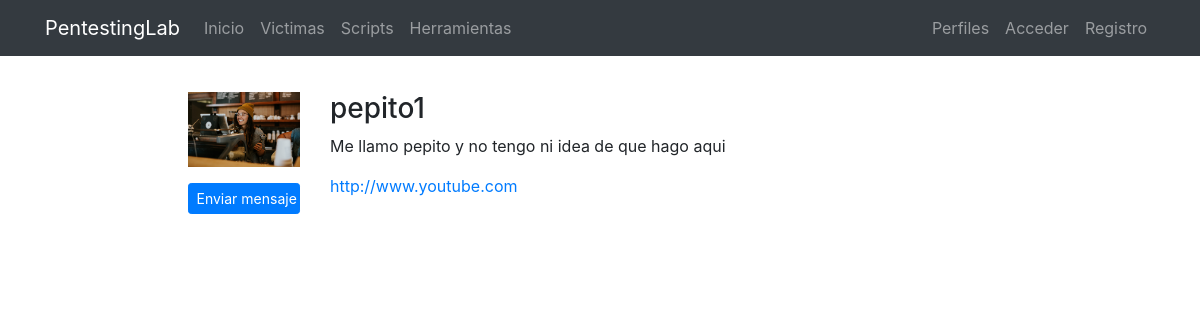
/es/profiles/pepito1/, run on the app's committed database.
### registration/models.py (models this page shows)
class Profile(models.Model):
    user = models.OneToOneField(User, on_delete=models.CASCADE)
    avatar = models.ImageField(upload_to=custom_upload_to, null=True, blank=True)
    bio = models.TextField(null=True, blank=True)
    link = models.URLField(max_length=200, null=True, blank=True)
    class Meta():
        ordering = ['user__username']

### profiles/views.py (the view)
# urls.py: path('<username>/', ProfileDetailView.as_view(), name='detail'),
class ProfileDetailView(DetailView):
    model = Profile
    template_name = 'profiles/profile_detail.html'
    def get_object(self):
        return get_object_or_404(Profile, user__username=self.kwargs['username'])

### profiles/templates/profiles/profile_detail.html (shortened to what this page needs)
{% extends 'core/base.html' %}
{% load static i18n %}
{% block content %}
<main role="main">
  <div class="container">
    <div class="row mt-3">
      <div class="col-md-9 mx-auto mb-5">
        <form action="" method="post" enctype="multipart/form-data">{% csrf_token %}
          <div class="row">
            <div class="col-md-2">
              {% if profile.avatar %}
                <img src="{{profile.avatar.url}}" class="img-fluid">
              {% else %}
                <img src="{% static 'registration/img/no-avatar.jpg' %}" class="img-fluid">
              {% endif %}
              {% if request.user != profile.user %}
                <a href="{% url 'messenger:start' profile.user.username %}" class="btn btn-primary btn-sm btn-block mt-3">{% trans "Enviar mensaje" %}</a>
              {% endif %}
            </div>
            <div class="col-md-10">
              <h3>{{profile.user}}</h3>
              {% if profile.bio %}<p>{{profile.bio}}</p>{% endif %}
              {% if profile.link %}<p><a href="{{profile.link}}" target="_blank">{{profile.link}}</a></p>{% endif %}
            </div>
          </div>
        </form>
      </div>
    </div>
  </div>
</main>
{% endblock %}

### core/static/core/css/main.css (style rules this page uses)
main { padding-top: 20px; }
:root { --jumbotron-padding-y: 3rem; }

### data on the page
Profile: avatar (picture), user "pepito1", bio "Me llamo pepito y no tengo ni idea de que hago aqui", link "http://www.youtube.com"
